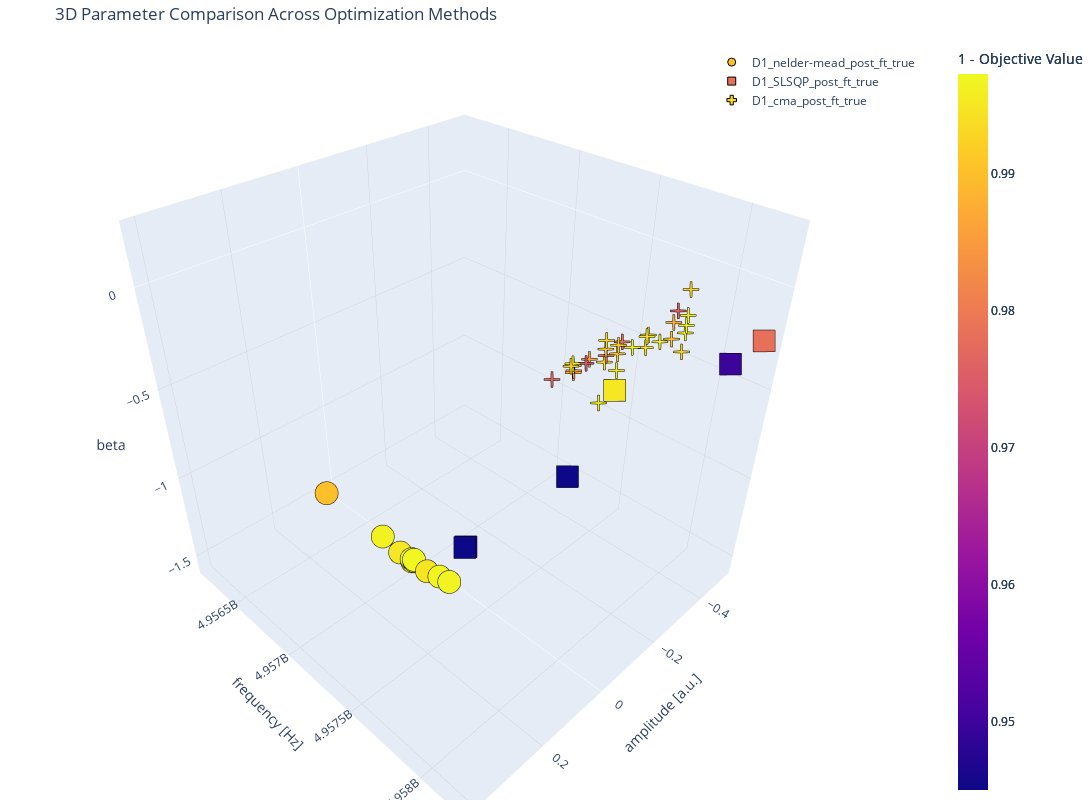

The cell this chart's notebook holds for it:
### Code cell
fig = go.Figure()

for j, directory in enumerate(directories):
    parameter_values = data_dict[directory]['parameters']
    objective_values = data_dict[directory]['objective_values']
    
    x_values = parameter_values[:, 0]  # Amplitude
    y_values = parameter_values[:, 1]  # Frequency
    z_values = parameter_values[:, 2]  # Beta
    
    marker_symbols = ['circle', 'square', 'cross']
    marker_symbol = marker_symbols[j % len(marker_symbols)]  # Cycle through available symbols
    
    fig.add_trace(go.Scatter3d(
        x=x_values,
        y=y_values,
        z=z_values,
        mode='markers',
        marker=dict(
            size=8,
            symbol=marker_symbol,
            color=1 - objective_values,
            colorscale='Plasma',
            cmin=global_min,
            cmax=global_max,
            colorbar=dict(title='1 - Objective Value'),
            line=dict(width=1, color='black'),
        ),
        name=directory,
    ))

fig.update_layout(
    title='3D Parameter Comparison Across Optimization Methods',
    scene=dict(
        xaxis_title=params_name[0],
        yaxis_title=params_name[1],
        zaxis_title=params_name[2],
        xaxis=dict(showgrid=True, gridwidth=1, gridcolor='LightGray'),
        yaxis=dict(showgrid=True, gridwidth=1, gridcolor='LightGray'),
        zaxis=dict(showgrid=True, gridwidth=1, gridcolor='LightGray'),
    ),
    width=1200,
    height=800,
    margin=dict(l=0, r=0, b=0, t=40),
    showlegend=True,
    legend=dict(
        yanchor="top",
        y=0.99,
        xanchor="right",
        x=0.99
    )
)

# Show the figure
fig.show()
